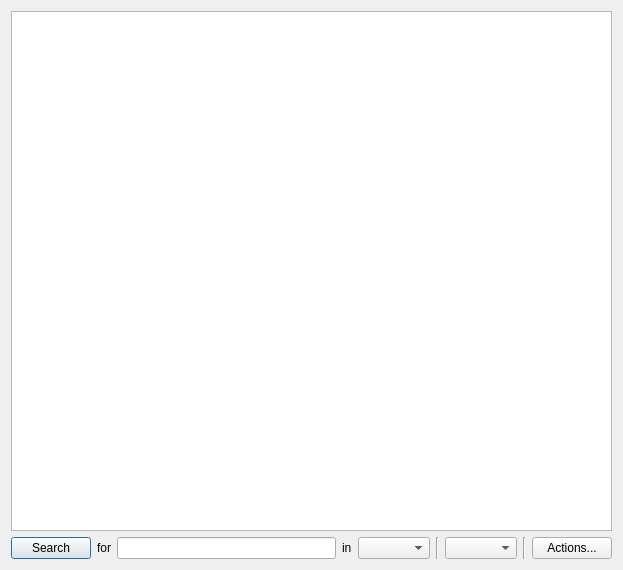
<ui version="4.0" >
 <class>BeataDialogGui</class>
 <widget class="QDialog" name="BeataDialogGui" >
  <property name="geometry" >
   <rect>
    <x>0</x>
    <y>0</y>
    <width>623</width>
    <height>570</height>
   </rect>
  </property>
  <property name="windowTitle" >
   <string>BEtter Attribute TAble</string>
  </property>
  <layout class="QVBoxLayout" >
   <item>
    <widget class="BeataView" name="mView" />
   </item>
   <item>
    <layout class="QHBoxLayout" >
     <item>
      <widget class="QPushButton" name="searchButton" >
       <property name="text" >
        <string>Search</string>
       </property>
      </widget>
     </item>
     <item>
      <widget class="QLabel" name="searchFor" >
       <property name="text" >
        <string>for</string>
       </property>
      </widget>
     </item>
     <item>
      <widget class="QLineEdit" name="query" />
     </item>
     <item>
      <widget class="QLabel" name="searchIn" >
       <property name="text" >
        <string>in</string>
       </property>
      </widget>
     </item>
     <item>
      <widget class="QComboBox" name="columnBox" />
     </item>
     <item>
      <widget class="Line" name="line" >
       <property name="orientation" >
        <enum>Qt::Vertical</enum>
       </property>
      </widget>
     </item>
     <item>
      <widget class="QComboBox" name="showBox" />
     </item>
     <item>
      <widget class="Line" name="line_2" >
       <property name="orientation" >
        <enum>Qt::Vertical</enum>
       </property>
      </widget>
     </item>
     <item>
      <widget class="QPushButton" name="actionsButton" >
       <property name="text" >
        <string>Actions...</string>
       </property>
      </widget>
     </item>
    </layout>
   </item>
  </layout>
 </widget>
 <customwidgets>
  <customwidget>
   <class>BeataView</class>
   <extends>QTableView</extends>
   <header>BeataView.h</header>
  </customwidget>
 </customwidgets>
 <resources/>
 <connections/>
</ui>
